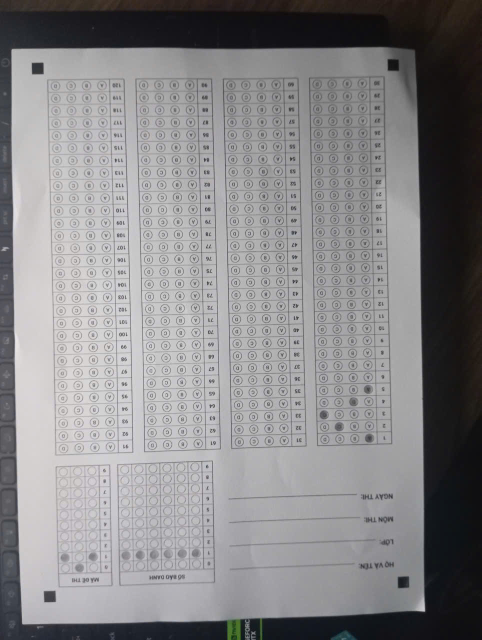
#> input picture resources/images/mau_in/z7951713500135_d9a7672142e883c93373241b8fcc8115.jpg, 963 x 1280 px (shown at 1/2 size)
$ python -i omr_preprocessor.py   (imports and definitions only)
#> lines starting #> are read from the running program, lines starting #| are printed output that depends on the picture; after the words box and inside, x2 and y2 are one past the last pixel; in counts of white or black regions, pixels touching at a corner belong together
#> further down, picture is the input picture: shape (1280, 963, 3); mean B, G, R 136, 134.4, 135.3
# pyrefly: ignore [missing-import]
import cv2
# pyrefly: ignore [missing-import]
import numpy as np
import os

# [16 lines left out: function apply_adaptive_threshold, not called in this run]

def order_points(pts):
    """Sắp xếp 4 điểm theo thứ tự: Top-Left, Top-Right, Bottom-Right, Bottom-Left."""
    rect = np.zeros((4, 2), dtype="float32")
    s = pts.sum(axis=1)
    rect[0] = pts[np.argmin(s)]
    rect[2] = pts[np.argmax(s)]
    diff = np.diff(pts, axis=1)
    rect[1] = pts[np.argmin(diff)]
    rect[3] = pts[np.argmax(diff)]
    return rect

def angle_between(p1, p2, p3):
    """Tính góc tại p2, bởi 2 vector p2->p1 và p2->p3 (trả về độ)"""
    v1 = p1 - p2
    v2 = p3 - p2
    norm1 = np.linalg.norm(v1)
    norm2 = np.linalg.norm(v2)
    if norm1 == 0 or norm2 == 0:
        return 0.0
    cosine_angle = np.dot(v1, v2) / (norm1 * norm2)
    cosine_angle = np.clip(cosine_angle, -1.0, 1.0)
    return np.degrees(np.arccos(cosine_angle))

def _get_debug_paths(debug_dir, debug_prefix):
    if debug_dir and os.path.exists(debug_dir):
        return (os.path.join(debug_dir, f"{debug_prefix}align_debug.txt"),
                os.path.join(debug_dir, f"{debug_prefix}debug_align.jpg"))
    return ("align_debug.txt", "debug_align.jpg")

def fix_corners(pts, gray, debug_dir=None, debug_prefix=""):
    """
    pts: numpy array shape (4, 2), ordered as TL, TR, BR, BL
    Kiểm tra tứ giác, nếu bị méo (do bắt nhầm góc), tự động suy luận tọa độ và tìm lại góc bị sai.
    Hỗ trợ tự chữa lành tối đa 2 góc.
    """
    log_txt, _ = _get_debug_paths(debug_dir, debug_prefix)

    for attempt in range(2):
        angles = []
        angles.append(angle_between(pts[3], pts[0], pts[1])) # TL
        angles.append(angle_between(pts[0], pts[1], pts[2])) # TR
        angles.append(angle_between(pts[1], pts[2], pts[3])) # BR
        angles.append(angle_between(pts[2], pts[3], pts[0])) # BL

        # Một hình chữ nhật chụp qua perspective thường có góc từ 75 đến 105 độ
        if min(angles) > 75 and max(angles) < 105:
            return pts # Các góc khá ổn, không cần sửa

        # ĐIỂM CHỐT YẾU: Góc bị sai sẽ là góc bị biến dạng nhiều nhất so với 90 độ
        # (Nếu bị thụt vào trong thì góc đó sẽ tù >130 độ, nếu bị kéo ra ngoài thì nhọn <50 độ)
        bad_idx = int(np.argmax(np.abs(np.array(angles) - 90)))

        with open(log_txt, "a", encoding="utf-8") as f:
            f.write(f"\n[GEOMETRIC HEALING] Attempt {attempt+1}. Bad quad detected. Angles: {np.round(angles, 1)}\n")
            f.write(f"Bad corner index: {bad_idx} (Angle: {angles[bad_idx]:.1f})\n")

        # Dự đoán tọa độ điểm bị sai dựa vào 3 điểm còn lại
        # P_bad = P_prev + P_next - P_opp (Tịnh tiến vector hình bình hành)
        prev_idx = (bad_idx - 1) % 4
        next_idx = (bad_idx + 1) % 4
        opp_idx  = (bad_idx + 2) % 4

        P_prev = pts[prev_idx]
        P_next = pts[next_idx]
        P_opp  = pts[opp_idx]

        P_pred = P_prev + P_next - P_opp

        with open(log_txt, "a", encoding="utf-8") as f:
            f.write(f"Predicted coordinate: {P_pred}\n")

        # Tìm kiếm cục bộ (Local Search) quanh tọa độ dự đoán
        h, w = gray.shape
        r = 250 # Bán kính tìm kiếm (Tăng lên 250 để bù đắp sai số phối cảnh Perspective)
        sx = int(max(0, P_pred[0] - r))
        ex = int(min(w, P_pred[0] + r))
        sy = int(max(0, P_pred[1] - r))
        ey = int(min(h, P_pred[1] + r))

        roi = gray[sy:ey, sx:ex]
        if roi.size == 0: return pts

        # Dùng Otsu Thresholding siêu nhạy cho khu vực cục bộ
        _, roi_thresh = cv2.threshold(roi, 0, 255, cv2.THRESH_BINARY_INV + cv2.THRESH_OTSU)
        roi_thresh = cv2.medianBlur(roi_thresh, 3) # Lọc nhiễu

        cnts, _ = cv2.findContours(roi_thresh, cv2.RETR_EXTERNAL, cv2.CHAIN_APPROX_SIMPLE)

        best_pt = None
        min_dist = float('inf')

        for c in cnts:
            area = cv2.contourArea(c)
            if area < 50: continue # Lọc rác nhỏ

            M = cv2.moments(c)
            if M["m00"] == 0: continue
            cx_roi = int(M["m10"] / M["m00"])
            cy_roi = int(M["m01"] / M["m00"])

            cx = sx + cx_roi
            cy = sy + cy_roi

            dist = np.hypot(cx - P_pred[0], cy - P_pred[1])
            if dist < min_dist:
                min_dist = dist
                best_pt = [cx, cy]

        if best_pt is not None:
            pts[bad_idx] = best_pt
            with open(log_txt, "a", encoding="utf-8") as f:
                f.write(f"Healing successful! Replaced with: {best_pt} (Dist: {min_dist:.1f})\n")
        else:
            with open(log_txt, "a", encoding="utf-8") as f:
                f.write("Healing failed! No suitable contour found in ROI.\n")
            break # Nếu không tìm thấy thì dừng, tránh lặp vô ích

    return pts

def filter_noise_corners_by_area(candidates, log_txt):
    """
    Thuật toán Bóc Vỏ (Peeling):
    Lọc bỏ các điểm nhiễu ở rìa ảnh bằng cách kiểm tra độ đồng đều diện tích của 4 góc ngoài cùng.
    """
    valid_candidates = candidates.copy()

    while len(valid_candidates) > 4:
        pts = np.array([[c[0], c[1]] for c in valid_candidates])
        rect = order_points(pts)

        quad_candidates = []
        for r_pt in rect:
            for c in valid_candidates:
                if c[0] == r_pt[0] and c[1] == r_pt[1]:
                    quad_candidates.append(c)
                    break

        # Nếu trùng điểm (do nhiễu tập trung quá gần nhau), dừng bóc vỏ
        if len(set([c[0]*10000+c[1] for c in quad_candidates])) < 4:
            break

        areas = [c[2] for c in quad_candidates]
        max_a, min_a = max(areas), min(areas)

        # Nếu 4 góc có diện tích tương đồng (sai lệch < 1.8 lần) -> Coi như đây là 4 góc chuẩn!
        if max_a / min_a <= 1.8:
            break

        # Bóc bỏ góc có diện tích dị biệt nhất so với trung vị
        median_a = np.median(areas)
        worst_quad_idx = int(np.argmax(np.abs(np.array(areas) - median_a)))
        worst_point = quad_candidates[worst_quad_idx]

        with open(log_txt, "a", encoding="utf-8") as f:
            f.write(f"Peeling noise corner: {worst_point[:2]} Area: {worst_point[2]}\n")

        valid_candidates.remove(worst_point)

    return valid_candidates

def crop_paper_from_background(image, log_txt):
    """
    Tiền-tiền xử lý (Pre-cropping): Dùng Canny Edge Detection để tìm tờ giấy trắng trên nền tối.
    Nếu tìm thấy, cắt lấy tờ giấy (Perspective Transform) để loại bỏ hoàn toàn nhiễu từ nền bàn.
    Nếu thất bại (giấy rách, dính sát viền), trả về ảnh gốc (Fallback).
    """
#> called with log_txt = 'align_debug.txt'
    height, width = image.shape[:2]
    image_area = width * height

    gray = cv2.cvtColor(image, cv2.COLOR_BGR2GRAY)
    blurred = cv2.GaussianBlur(gray, (5, 5), 0)

    # Canny để dò viền
    edges = cv2.Canny(blurred, 50, 150)
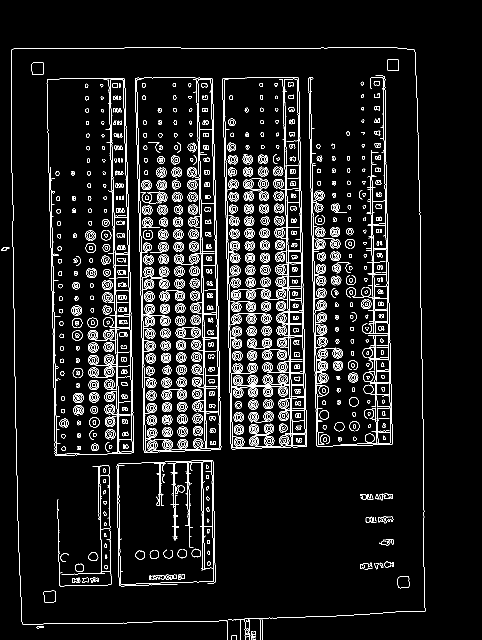
#> edges: shape (1280, 963) (shown at 1/2 size); 6.7% white in thin lines or dots, all inside (x1, y1, x2, y2) = (2, 94, 851, 1280)

    # Phóng to viền một chút để nối liền các đoạn đứt
    kernel = cv2.getStructuringElement(cv2.MORPH_RECT, (5, 5))
    edges = cv2.dilate(edges, kernel, iterations=1)
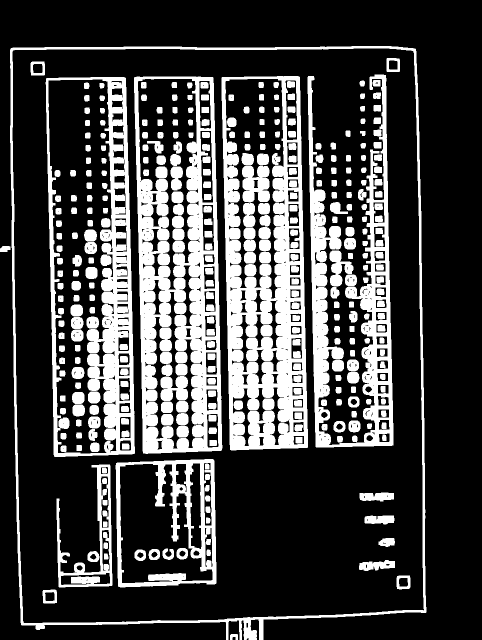
#> edges: shape (1280, 963) (shown at 1/2 size); 26.5% white; 358 white regions

    cnts, _ = cv2.findContours(edges, cv2.RETR_EXTERNAL, cv2.CHAIN_APPROX_SIMPLE)
#> cnts = 3 contours; box (x1, y1, x2, y2) and area: (20, 92, 853, 1280) 937450, (0, 492, 21, 504) 181, (460, 1268, 476, 1280) 123

    # Lấy 5 viền lớn nhất
    cnts = sorted(cnts, key=cv2.contourArea, reverse=True)[:5]

    paper_contour = None
    for c in cnts:
        area = cv2.contourArea(c)
        if area < image_area * 0.2: # Phải chiếm ít nhất 20% khung hình
            continue

        peri = cv2.arcLength(c, True)
        approx = cv2.approxPolyDP(c, 0.02 * peri, True)

        # Nếu đường viền có 4 góc, đó chính là tờ giấy!
        if len(approx) == 4:
            paper_contour = approx
            break
#> this loop made 1 pass
#> (area, peri, paper_contour) on pass 1: (937450.5, 4299.4, [[830, 97], [21, 97], [43, 1250], [852, 1224]])

    if paper_contour is not None:
        pts = paper_contour.reshape(4, 2).astype("float32")
#> pts = [[830, 97], [21, 97], [43, 1250], [852, 1224]]
        rect = order_points(pts)
#> in order_points, `s = pts.sum(axis=1)`: s = [927, 118, 1293, 2076]
#> in order_points, `diff = np.diff(pts, axis=1)`: diff = [-733, 76, 1207, 372]
#> rect = [[21, 97], [830, 97], [852, 1224], [43, 1250]]

        # Tính kích thước tờ giấy mới
        (tl, tr, br, bl) = rect
#> tl = [21, 97]; tr = [830, 97]; br = [852, 1224]; bl = [43, 1250]
        w1 = np.sqrt(((br[0] - bl[0]) ** 2) + ((br[1] - bl[1]) ** 2))
#> w1 = 809.4
        w2 = np.sqrt(((tr[0] - tl[0]) ** 2) + ((tr[1] - tl[1]) ** 2))
#> w2 = 809
        maxWidth = max(int(w1), int(w2))
#> maxWidth = 809

        h1 = np.sqrt(((tr[0] - br[0]) ** 2) + ((tr[1] - br[1]) ** 2))
#> h1 = 1127.2
        h2 = np.sqrt(((tl[0] - bl[0]) ** 2) + ((tl[1] - bl[1]) ** 2))
#> h2 = 1153.2
        maxHeight = max(int(h1), int(h2))
#> maxHeight = 1153

        dst = np.array([
            [0, 0],
            [maxWidth - 1, 0],
            [maxWidth - 1, maxHeight - 1],
            [0, maxHeight - 1]
        ], dtype="float32")
#> dst = [[0, 0], [808, 0], [808, 1152], [0, 1152]]

        M = cv2.getPerspectiveTransform(rect, dst)
#> M = [[0.976, -0.0186, -18.69], [5.37e-17, 0.999, -96.93], [-2.78e-05, 1.08e-06, 1]]
        warped = cv2.warpPerspective(image, M, (maxWidth, maxHeight))

        with open(log_txt, "a", encoding="utf-8") as f:
            f.write(f"[PRE-CROP] Successfully cropped paper from background. New size: {maxWidth}x{maxHeight}\n")

        return warped

    with open(log_txt, "a", encoding="utf-8") as f:
        f.write("[PRE-CROP] Failed to find paper contour. Falling back to full image.\n")

    return image

def align_document(image, debug_dir=None, debug_prefix=""):
    """
    Tìm 4 điểm đen định vị ở 4 góc và nắn thẳng hình ảnh (Perspective Transform).
    """
    log_txt, log_jpg = _get_debug_paths(debug_dir, debug_prefix)

    # Bước 0: Tiền-tiền-xử-lý (Pre-cropping) tờ giấy trắng
    image = crop_paper_from_background(image, log_txt)

    gray = cv2.cvtColor(image, cv2.COLOR_BGR2GRAY)
#> gray: shape (1153, 809)
    height, width = image.shape[:2]
    image_area = width * height

    # Sharpening (Unsharp Mask) giúp các góc vuông sắc nét hơn, chống bị bo tròn do mờ (Blurry)
    gaussian = cv2.GaussianBlur(gray, (0, 0), 2.0)
    sharpened = cv2.addWeighted(gray, 1.5, gaussian, -0.5, 0)

    # Dùng Gaussian Blur vừa phải để làm mờ nhiễu (Hạ từ 9x9 xuống 5x5 để giữ độ sắc cạnh)
    blurred = cv2.GaussianBlur(sharpened, (5, 5), 0)
#> blurred: shape (1153, 809)

    # Adaptive threshold với block lớn để giữ khối đen
    block_size = int(width / 20)
    if block_size % 2 == 0: block_size += 1
    if block_size < 31: block_size = 31

    thresh = cv2.adaptiveThreshold(
        blurred, 255,
        cv2.ADAPTIVE_THRESH_GAUSSIAN_C,
        cv2.THRESH_BINARY_INV,
        block_size, 15
    )

    # KHÔNG dùng dilate hoặc erode để tránh dính lẹo
    cnts, _ = cv2.findContours(thresh, cv2.RETR_EXTERNAL, cv2.CHAIN_APPROX_SIMPLE)
#> cnts = 1877 contours, 1453 with area under 20; largest, box (x1, y1, x2, y2) and area: (70, 60, 227, 815) 115089, (244, 60, 401, 813) 24254, (418, 59, 573, 810) 24072, (705, 57, 746, 808) 5872, (193, 832, 384, 1080) 1927
    centers = []

    with open(log_txt, "a", encoding="utf-8") as f:
        f.write(f"Image Size: {width} x {height}, Area: {image_area}\n")
        f.write(f"Found {len(cnts)} total contours.\n")

        for c in cnts:
            x, y, w, h = cv2.boundingRect(c)
            contour_area = cv2.contourArea(c)
            if contour_area == 0: continue

            # Tính Min Area Rect để khử nhiễu xoay
            rect_min = cv2.minAreaRect(c)
            min_rect_area = rect_min[1][0] * rect_min[1][1]
            if min_rect_area == 0: continue

            # Hình vuông: extent ~ 1.0 | Hình tròn (bong bóng): extent ~ 0.78
            extent = contour_area / min_rect_area
            aspect_ratio = float(w) / h if h != 0 else 0
            area_ratio = contour_area / float(image_area)

            # CẬP NHẬT: Kiểm tra độ tương phản cao (High Contrast).
            mask = np.zeros(gray.shape, dtype=np.uint8)
            cv2.drawContours(mask, [c], -1, 255, -1)
            mean_intensity = cv2.mean(gray, mask=mask)[0]

            if mean_intensity > 210:
                f.write(f"Rejected (Low Contrast): ({int(x+w/2)}, {int(y+h/2)}), Intensity: {mean_intensity:.1f}\n")
                continue

            if 0.0001 < area_ratio < 0.005 and 0.5 <= aspect_ratio <= 2.0 and extent > 0.5:
                cX, cY = int(x + w/2), int(y + h/2)
                centers.append((cX, cY, contour_area))
                f.write(f"Valid Center added: ({cX}, {cY}), Area: {contour_area}, Ratio: {area_ratio:.5f}, Extent: {extent:.2f}, Intensity: {mean_intensity:.1f}\n")
            elif contour_area > 100:
                f.write(f"Rejected (Size/Extent): ({int(x+w/2)}, {int(y+h/2)}), Area: {contour_area}, Ratio: {area_ratio:.5f}, Extent: {extent:.2f}\n")
#> this loop made 1877 passes
#> (x, y, w, h, contour_area, rect_min, min_rect_area, extent) on passes 4, 9, 10: (0, 1149, 100, 4, 69.5, ((49.5, 1150.5), (3, 99), -90), 297, 0.234), (137, 1062, 17, 10, 84, ((145.3, 1065.8), (15.78, 8.55), -9.46), 134.9, 0.623), (121, 1062, 13, 10, 75, ((127, 1066.5), (9, 12), -90), 108, 0.694)
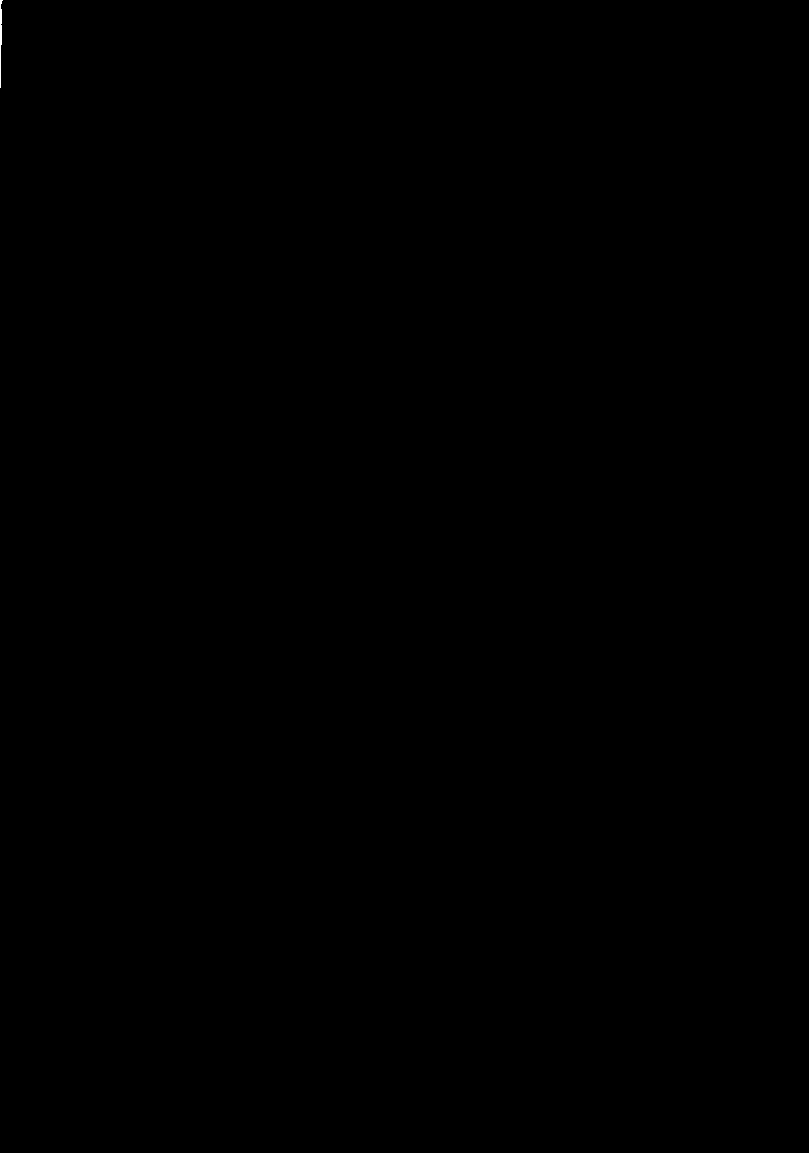
#> mask: shape (1153, 809); 0.01% white; 1 white region, box (x1, y1, x2, y2) and area: (0, 0, 3, 88) 128

        f.write(f"\nTotal Valid Centers: {len(centers)}\n")

    # Tạo ảnh debug
    debug_img = image.copy()
    for (cX, cY, _) in centers:
        cv2.circle(debug_img, (cX, cY), 10, (255, 0, 0), -1)
#> this loop made 24 passes
#> (cX, cY) on passes 1 to 4: (56, 1097), (763, 1090), (735, 1052), (115, 1041)
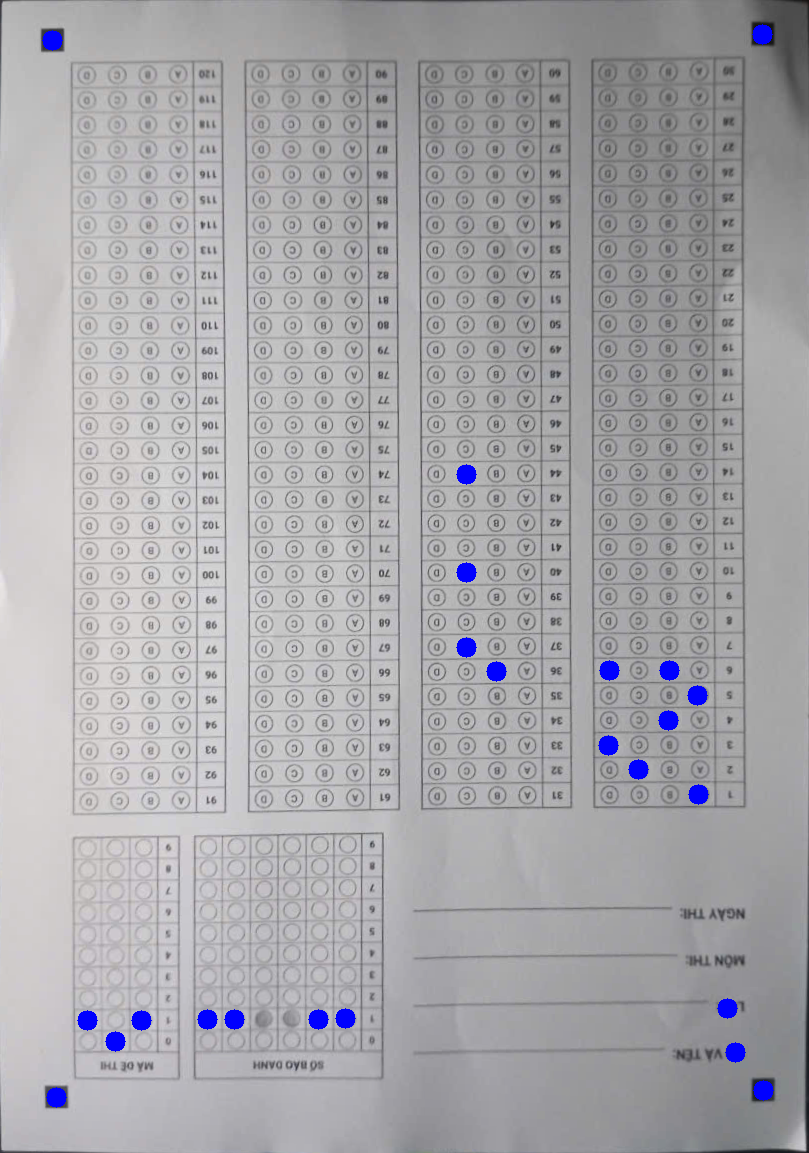
#> debug_img: shape (1153, 809, 3); mean B, G, R 170.5, 166.8, 167.6

    if len(centers) < 4:
        cv2.putText(debug_img, "FAILED: Less than 4 centers", (50, 50), cv2.FONT_HERSHEY_SIMPLEX, 2, (0, 0, 255), 3)
        cv2.imwrite(log_jpg, debug_img)
        return image

    # Áp dụng thuật toán bóc vỏ để loại nhiễu
    filtered_centers = filter_noise_corners_by_area(centers, log_txt)
#> the loop in filter_noise_corners_by_area, `while len(valid_candidates) > 4:` made 1 pass

    # Chốt 4 điểm sau khi bóc vỏ
    pts = np.array([[c[0], c[1]] for c in filtered_centers])
    rect = order_points(pts)

    # --- GEOMETRIC HEALING ---
    rect = fix_corners(rect, gray, debug_dir, debug_prefix)
    # -------------------------

    (tl, tr, br, bl) = rect

    # Vẽ 4 điểm được chọn lên ảnh debug
    cv2.circle(debug_img, tuple(tl.astype(int)), 20, (0, 255, 0), -1) # Xanh lá
    cv2.circle(debug_img, tuple(tr.astype(int)), 20, (0, 255, 0), -1)
    cv2.circle(debug_img, tuple(br.astype(int)), 20, (0, 255, 0), -1)
    cv2.circle(debug_img, tuple(bl.astype(int)), 20, (0, 255, 0), -1)

    # Kiểm tra an toàn: 4 điểm ngoài cùng phải tạo thành hình chữ nhật bao phủ phần lớn bức ảnh
    w_rect = np.sqrt(((tr[0] - tl[0]) ** 2) + ((tr[1] - tl[1]) ** 2))
    h_rect = np.sqrt(((bl[0] - tl[0]) ** 2) + ((bl[1] - tl[1]) ** 2))

    with open(log_txt, "a", encoding="utf-8") as f:
        f.write(f"Selected 4 corners: TL={tl}, TR={tr}, BR={br}, BL={bl}\n")
        f.write(f"Rect Width: {w_rect:.2f} (Required: {width * 0.4:.2f})\n")
        f.write(f"Rect Height: {h_rect:.2f} (Required: {height * 0.4:.2f})\n")

    if w_rect < width * 0.4 or h_rect < height * 0.4:
        # Nếu quá bé, tức là nó bắt nhầm mớ bong bóng thay vì 4 góc giấy
        cv2.putText(debug_img, "FAILED: Rect too small", (50, 50), cv2.FONT_HERSHEY_SIMPLEX, 2, (0, 0, 255), 3)
        cv2.imwrite(log_jpg, debug_img)
        return image

    cv2.putText(debug_img, "SUCCESS: Aligned", (50, 50), cv2.FONT_HERSHEY_SIMPLEX, 2, (0, 255, 0), 3)
    cv2.imwrite(log_jpg, debug_img)

    maxWidth = int(max(w_rect, np.sqrt(((br[0] - bl[0]) ** 2) + ((br[1] - bl[1]) ** 2))))
    maxHeight = int(max(h_rect, np.sqrt(((tr[0] - br[0]) ** 2) + ((tr[1] - br[1]) ** 2))))

    # KHIỂM TRA BẢO VỆ: Nếu 4 điểm tìm được tạo thành hình quá nhỏ (dưới 40% kích thước ảnh)
    # thì chắc chắn đó là 4 bọt bong bóng bên trong chứ không phải 4 góc giấy. Trả về ảnh gốc!
    if maxWidth < width * 0.4 or maxHeight < height * 0.4:
        return image

    dst = np.array([
        [0, 0],
        [maxWidth - 1, 0],
        [maxWidth - 1, maxHeight - 1],
        [0, maxHeight - 1]
    ], dtype="float32")

    M = cv2.getPerspectiveTransform(rect, dst)
    warped = cv2.warpPerspective(image, M, (maxWidth, maxHeight))
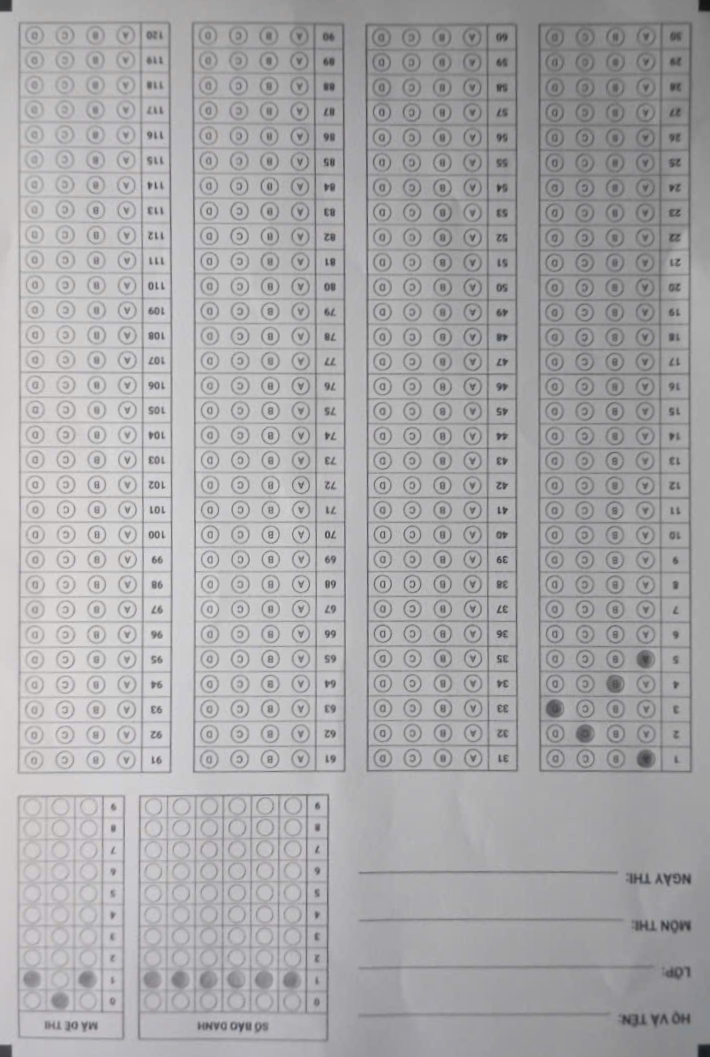
#> warped: shape (1057, 710, 3); mean B, G, R 169.6, 168, 168.7

    return warped

# [107 lines left out: function find_blocks, not called in this run]

>>> import cv2
>>> picture = cv2.imread('../../resources/images/mau_in/z7951713500135_d9a7672142e883c93373241b8fcc8115.jpg')
>>> result = align_document(picture)
